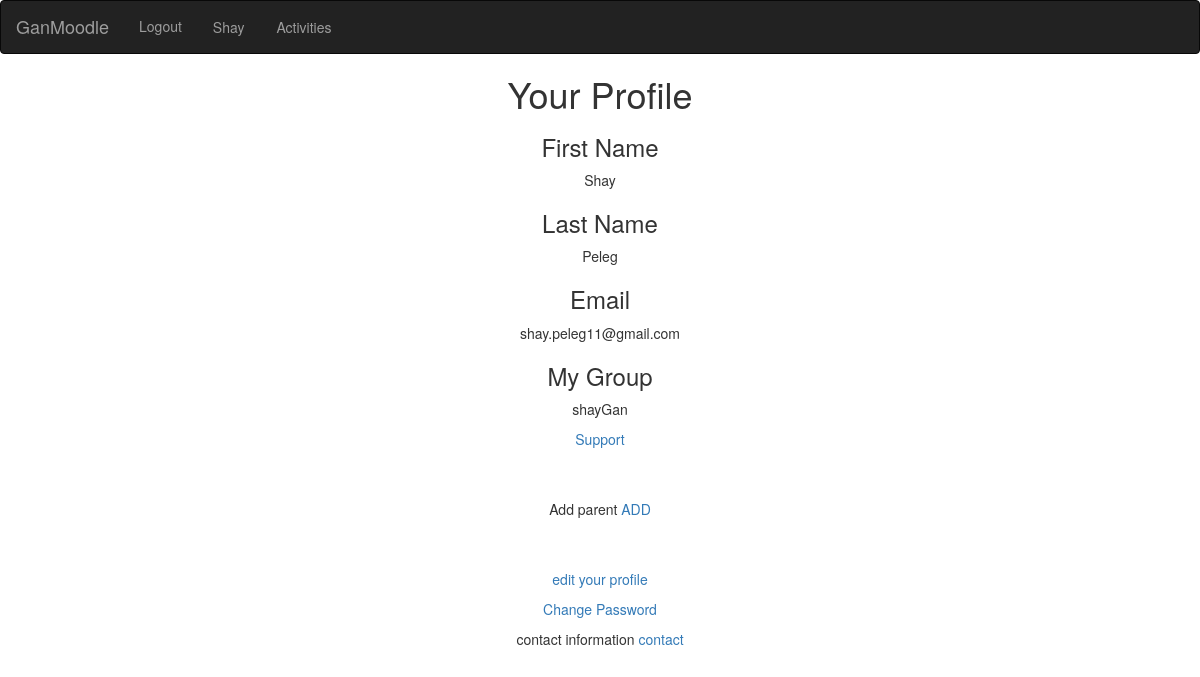
Page /users/profile/ (signed in) on the committed database.
### users/models.py (models this page shows, shortened)
class User(AbstractUser):
    is_admin = models.BooleanField(default=False)
    is_manager = models.BooleanField(default=False)
    is_parent = models.BooleanField(default=False)
    first_name = models.CharField(max_length=100)
    last_name = models.CharField(max_length=100)
    phone_number = models.CharField(max_length=10)
    gangroups = models.ManyToManyField(GanGroup)
    profile_pic = models.ImageField(upload_to='profilepics',null=True,blank=True)

class GanGroup(models.Model):
    name = models.CharField(max_length=128)
    def __str__(self):
        return self.name

### users/views.py (the view)
# urls.py: path('profile/',views.profile, name='profile'),
def profile(request):
    user_form=request.user
    x=request.user.gangroups.all()
    return render(request,"../templates/profile.html", context={'user':user_form,'gangroups':x})

### templates/profile.html (shortened to what this page needs)
<link rel="stylesheet" href="https://maxcdn.bootstrapcdn.com/bootstrap/3.3.7/css/bootstrap.min.css">
<link rel="stylesheet" href="cssHelper">
<nav class="navbar navbar-inverse">
  <div class="container-fluid">
<div class="navbar-header">
  <a class="navbar-brand" href="{% url 'homepage' %}">GanMoodle</a>
</div>
<div class="collapse navbar-collapse" id="bs-example-navbar-collapse-1">
  <ul class="nav navbar-nav">
    {% if user.is_authenticated %}
      <li class="nav-item">
        <a class="nav-link" href="{% url 'logout' %}">Logout</a>
      </li>
      <li class="nav-item">
        <a class="btn btn-outline-primary" href="{% url 'profile' %}">{{user.username|title}}</a>
      </li>
      {% if user.is_manager %}
      <li class="nav-item">
        <a class="btn btn-outline-primary" href="{% url 'activity_list' %}">Activities</a>
      </li>
      {% endif %}
    {% else %}
    <li><a href="{% url 'register' %}">Sign up </a></li>
    <li ><a  href="{% url 'login' %}">Sign in</a></li>
    {% endif %}
  </ul>
  </div>
</div>
</nav>
    <div class="grid-65">
        <h1 style="text-align: center;">Your Profile</h1>
        <h3 style="text-align: center;">First Name</h3>
        <p style="text-align: center;">{{ user.first_name|lower|capfirst }}</p>
        <h3 style="text-align: center;">Last Name</h3>
        <p style="text-align: center;">{{ user.last_name|lower|capfirst }}</p>
        <h3 style="text-align: center;">Email</h3>
        <p style="text-align: center;">{{ user.email }}</p>
        {% for g in gangroups %}
        <h3 style="text-align: center;">My Group</h3>
        <p style="text-align: center;">{{ g }}</p>
          {% endfor %}
          <p style="text-align: center"> <a href="{% url 'support_page' %}">Support</a> </p>
          {% if user.is_manager %}
            <br>
            <br>
          <p style="text-align: center">Add parent <a href="{% url 'parent_register' %}">ADD</a> </p>
            {% endif %}
            <br>
            <br>
            <p style="text-align: center;"><a href="{% url 'edit_profile' %}">edit your profile</a> </p>
            <p style="text-align: center;"><a href="{% url 'change_password' %}">Change Password</a> </p>
            <p style="text-align: center;">contact information <a href="{% url 'contact' %}">contact</a></p>
    </div>

### rows in the picture
User: username "Shay", first_name "Shay", last_name "Peleg", email "shay.peleg11@gmail.com"
GanGroup: name "shayGan"
